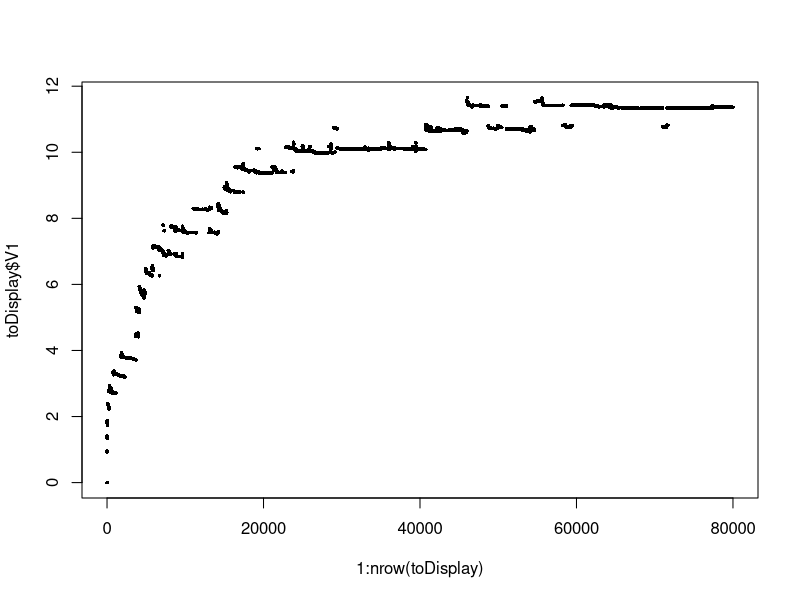

Reproduce this figure in R.
# show where the q value curve
# april justin

#===================================================================================
#  Part I: Dependencies, sources, directories
#===================================================================================

if(!require(data.table)){install.packages("data.table", repos="http://cran.rstudio.com/", dependencies=TRUE)}
library(data.table)

#===================================================================================
#  Part II: Read in the file and prepare
#===================================================================================

setwd("~/AQP-AI/AI/qValOverTime")
toDisplay <- read.table("qValsFriApr1316_32_02PET2018.txt")

#===================================================================================
#  Part III: Display curve
#===================================================================================

plot(1:nrow(toDisplay), toDisplay$V1, col="black", pch=16, cex=0.5)
